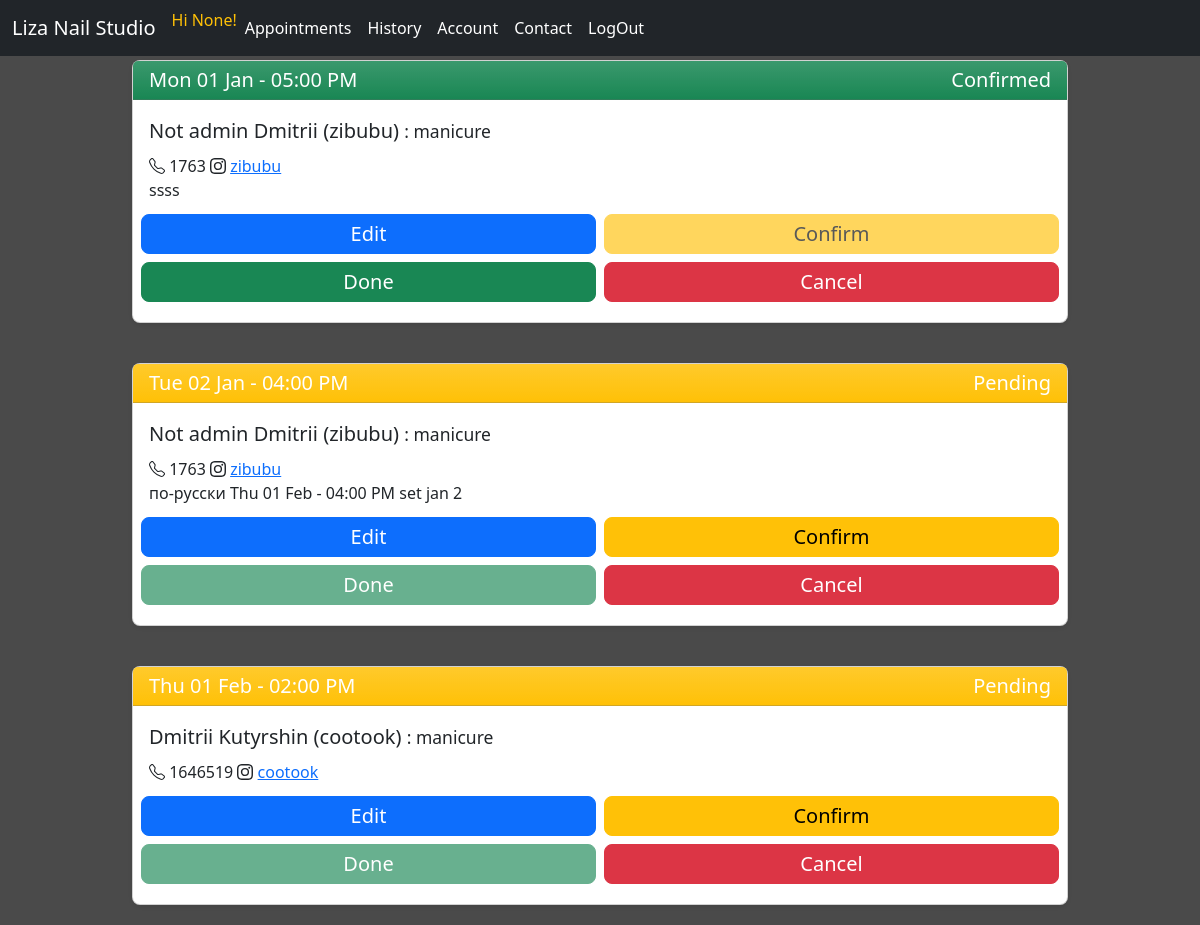
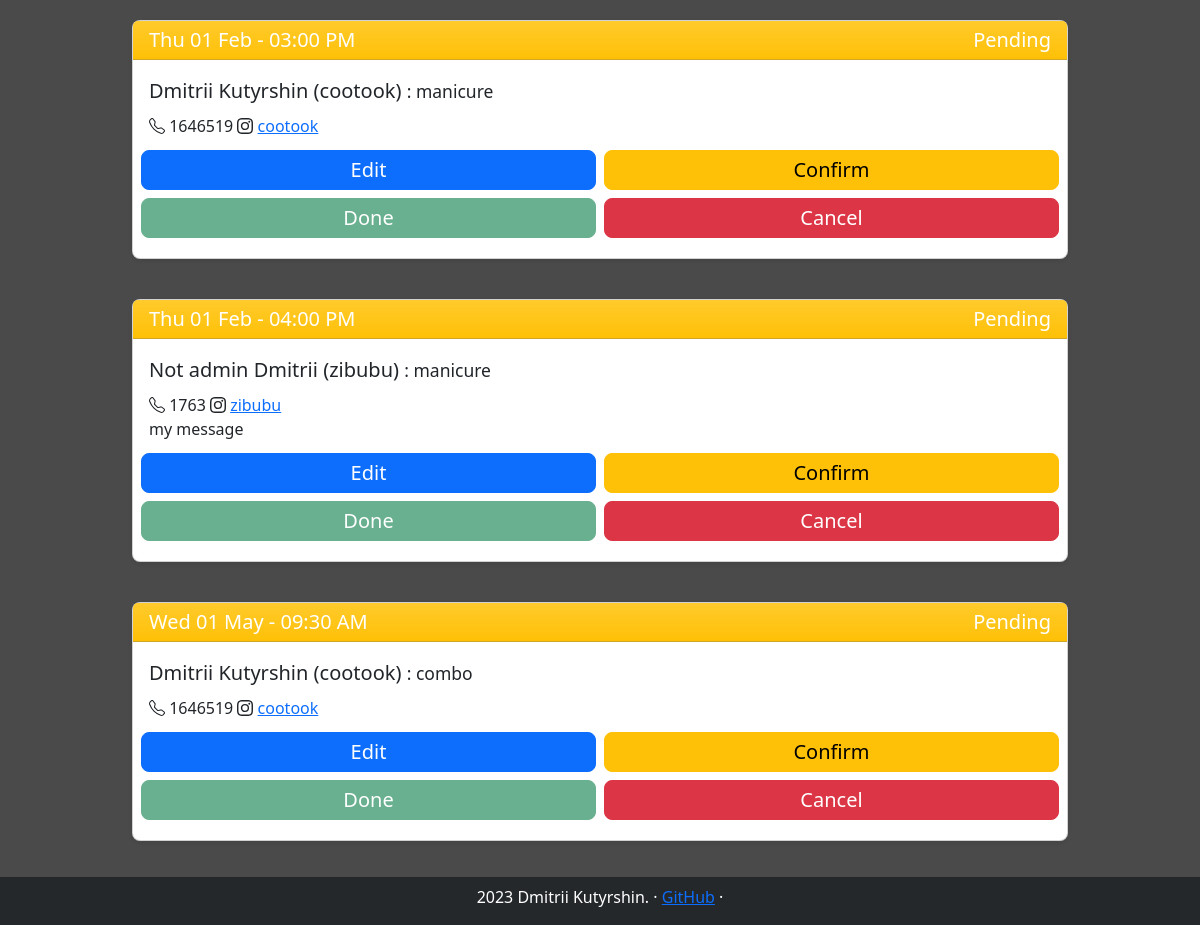
The page /all_appointments/ (signed in) on the database its author committed (2 pictures, top to bottom).
### tables this page shows
CREATE TABLE users (id INTEGER PRIMARY KEY, is_admin INT, is_clerck INT ,  name TEXT, email TEXT, lang TEXT, instagram TEXT, tel TEXT, is_subscribed_promo INT, avatar TEXT);

CREATE TABLE appointments (id INTEGER PRIMARY KEY, user_id INT, pedicure INT, manicure INT, message TEXT, slot_id INT, amount_time_min INT, slots_in TEXT, is_seen INT, is_aproved INT, is_canceled INT, FOREIGN KEY (slot_id) REFERENCES calendar(slot_id), FOREIGN KEY (user_id) REFERENCES users(id));

### studio_app/webapp.py (the view)
@app.route("/all_appointments/", methods=["GET"])
@login_required
@admin_only
def _all_appointments():
    return all_appointments.all_appointments()

### studio_app/helpers.py (called while the page is built)
def admin_only(f):
    @wraps(f)
    def decorated_function(*args, **kwargs):
        if session.get("is_admin")==0:
            return redirect("/")
        return f(*args, **kwargs)
    return decorated_function

def login_required(f):
    @wraps(f)
    def decorated_function(*args, **kwargs):
        if session.get("user_id") is None:
            return redirect("/signin")
        return f(*args, **kwargs)
    return decorated_function

### studio_app/webapp.py (called while the page is built)
@app.context_processor
def inject_navbar_items():
    return dict(navbar_menu=navbar_items)

@app.context_processor
def inject_navbar_items_not_loged_in():
    return dict(navbar_menu_not_loged_in=navbar_items_not_loged_in)

@app.context_processor
def inject_navbar_items_admin():
    return dict(navbar_items_admin=navbar_items_admin)

### studio_app/templates/all_appointments.html (shortened to what this page needs)
{% extends "layout.html" %}
{% block content %}
{% for appointment in user_appoint %}
<div class="container py-2 bg-transparent">
<div class="card mb-4 rounded-3 shadow-sm">
    <div class="card-header py-1
    {% if appointment[5]==1 %}
    bg-success
    {% else %}
    bg-warning
    {% endif %}
    bg-gradient" >
      <div class="fs-5 fw-normal row"><div class="col">{{appointment[16]}}</div><div class="col text-end">
        {% if appointment[5]==1 %}
        Confirmed
        {% else %}
        Pending
        {% endif %}
    </div></div>
    </div>
    <div class="card-body">
      <div class="card-title pricing-card-title text-dark fs-5 fw-normal ">{{appointment[0]}} ({{appointment[14]}}) <small class="text-dark fw-light">: {{appointment[2]}}</small></div>
      <div class="text-dark fw-normal">
        <span>
          {{appointment[15]}}
        </span>
           <a href="https://www.instagram.com/{{appointment[14]}}/" target="_blank">{{appointment[14]}}</a>
              </div>
      <div class="mb-2 text-dark fw-normal">
        {{appointment[13]}}
      </div>
      <div class="row">
      <button type="button" class="col m-1 w-100 btn btn-lg btn-primary py-1 mb-1" data-toggle="modal" data-target="#editModal" data-booking_id="{{appointment[3]}}" data-id="{{appointment[17]}}" data-date="{{appointment[16]}}" data-service="{{appointment[2]}}" data-client="{{appointment[0]}} ({{appointment[14]}})" data-time="{{appointment[11]}}:{% if appointment[12]<10 %}0{% endif %}{{appointment[12]}}" data-date_picker_format="{{appointment[8]}}-{% if appointment[9]<10 %}0{{appointment[9]}}{% else %}{{appointment[9]}}{% endif %}-{% if appointment[10]<10 %}0{{appointment[10]}}{% else %}{{appointment[10]}}{% endif %}" data-duration="{{appointment[7]}}" data-message="{{appointment[13]}}">Edit</button>
      <button
      {% if appointment[5]==1 %}
       disabled
      {% endif %}
      type="button" class="col m-1 w-100 btn btn-lg btn-warning py-1 mb-1" data-toggle="modal" data-target="#confirmModal" data-booking_id="{{appointment[3]}}" data-id="{{appointment[17]}}" data-date="{{appointment[16]}}" data-service="{{service}}" data-client="{{appointment[0]}} ({{appointment[14]}})">Confirm</button>
    </div>
    <div class="row">
      <button
      {% if appointment[5]==0 %}
      disabled
     {% endif %}
      type="button" class="col m-1 w-100 btn btn-lg btn-success py-1 mb-1" data-toggle="modal" data-target="#doneModal" data-booking_id="{{appointment[3]}}" data-id="{{appointment[17]}}" data-date="{{appointment[16]}}" data-service="{{service}}" data-client="{{appointment[0]}} ({{appointment[14]}})">Done</button>
      <button type="button" class="col m-1 w-100 btn btn-lg btn-danger py-1 mb-1" data-toggle="modal" data-target="#cancelModal" data-booking_id="{{appointment[3]}}" data-id="{{appointment[17]}}" data-date="{{appointment[16]}}" data-service="{{service}}" data-client="{{appointment[0]}} ({{appointment[14]}})">Cancel</button>
    </div>
    </div>
  </div>
</div>
{% endfor %}
{% endblock %}

### studio_app/static/css/style.css (style rules this page uses)
body { font-weight: 100; color: rgba(255, 255, 255, 1); background: #4A4A4A; }

### studio_app/templates/layout.html (style rules this page uses)
.bi { vertical-align: -.125em; fill: currentColor; }

### studio_app/templates/all_appointments.html (style rules this page uses)
.container { max-width: 960px; }

### rows shown on the page
users: name "Not admin Dmitrii" "Not admin Dmitrii" "Not admin Dmitrii", instagram "zibubu" "zibubu" "zibubu", tel "1763" "1763" "1763", instagram "zibubu" "zibubu" "zibubu"
appointments: message "ssss"
appointments: message "по-русски Thu 01 Feb - 04:00 PM set jan 2"
users: name "Dmitrii Kutyrshin" "Dmitrii Kutyrshin" "Dmitrii Kutyrshin", instagram "cootook" "cootook" "cootook", tel "1646519" "1646519" "1646519", instagram "cootook" "cootook" "cootook"
appointments: message "my message"

### other values the page prints
{{ session.get("instagram") }} "None"
{{ navbar_item }} "Appointments" "History" "Account" "Contact" "LogOut"
{{ appointment[16] }} "Mon 01 Jan - 05:00 PM" "Tue 02 Jan - 04:00 PM" "Thu 01 Feb - 02:00 PM" "Thu 01 Feb - 03:00 PM" "Thu 01 Feb - 04:00 PM" "Wed 01 May - 09:30 AM"
{{ appointment[2] }} "manicure" "manicure" "manicure" "manicure" "manicure" "combo"
